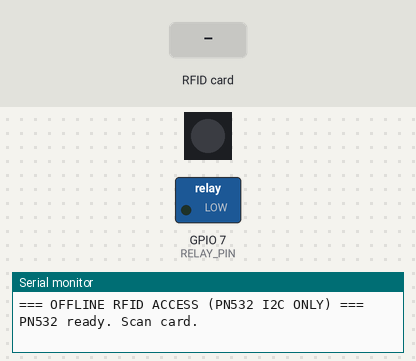
Bench run of a sketch on a simulated ESP32-S3. Parts: 1 RGB LEDs in strip order, left to right, switched loads named in the sketch (green lamp = pin HIGH), the last lines printed to the serial monitor. The inputs (shaded band) are chosen by the test bench. Dim RGB values are drawn brighter than linear.

Above: at 1.5 s.
1.6 s: RFID card 53 3E F9 03 held to the reader
At 1.9 s:
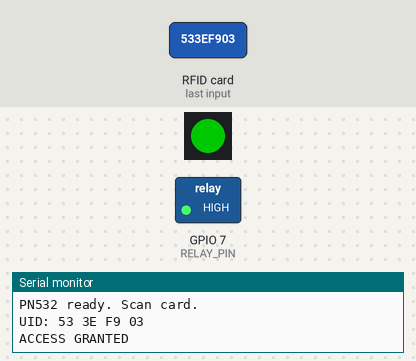
4.6 s: RFID card 5E 7A 19 C4 held to the reader
At 5.6 s:
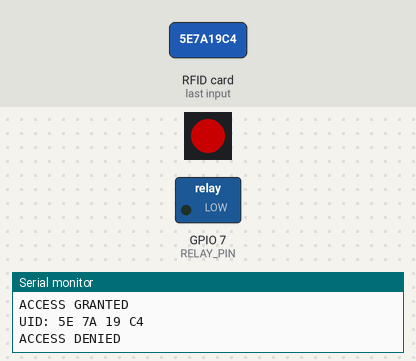
Timing chart, 0 to 7.6 s (numbered marks = the images above; inputs shaded):
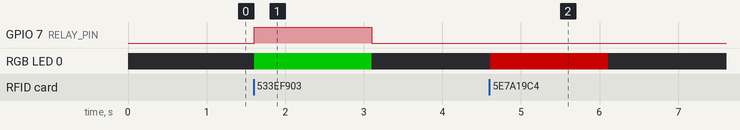

The sketch:

sketch_jan20b.ino
```cpp
#include <Wire.h>
#include <Adafruit_PN532.h>
#include <Adafruit_NeoPixel.h>

// ===== ESP32-S3 I2C PINS =====
#define I2C_SDA 5
#define I2C_SCL 6

// ===== RELAY =====
#define RELAY_PIN 7   // 1-channel relay on GPIO 7

// ===== PN532 I2C ONLY =====
Adafruit_PN532 nfc(-1, -1);

// ===== RGB LED =====
#define RGB_PIN     48
#define NUM_PIXELS  1
Adafruit_NeoPixel rgb_led(NUM_PIXELS, RGB_PIN, NEO_GRB + NEO_KHZ800);

// ===== AUTHORIZED UID =====
uint8_t allowedUID[] = { 0x53, 0x3E, 0xF9, 0x03 };
const uint8_t uidLength = 4;

void setup() {
  Serial.begin(115200);
  delay(300);

  Serial.println("=== OFFLINE RFID ACCESS (PN532 I2C ONLY) ===");

  // I2C init
  Wire.begin(I2C_SDA, I2C_SCL);

  // Relay init
  pinMode(RELAY_PIN, OUTPUT);
  digitalWrite(RELAY_PIN, LOW);   // Relay OFF at boot

  // RGB init
  rgb_led.begin();
  rgb_led.setBrightness(100);
  rgb_led.clear();
  rgb_led.show();

  // PN532 init
  nfc.begin();

  uint32_t versiondata = nfc.getFirmwareVersion();
  if (!versiondata) {
    Serial.println("PN532 not detected!");
    while (1);
  }

  nfc.SAMConfig();
  Serial.println("PN532 ready. Scan card.");
}

void loop() {
  uint8_t uid[7];
  uint8_t uidLen;

  if (nfc.readPassiveTargetID(PN532_MIFARE_ISO14443A, uid, &uidLen)) {

    Serial.print("UID: ");
    for (uint8_t i = 0; i < uidLen; i++) {
      if (uid[i] < 0x10) Serial.print("0");
      Serial.print(uid[i], HEX);
      Serial.print(" ");
    }
    Serial.println();

    if (isAuthorized(uid, uidLen)) {
      accessGranted();
    } else {
      accessDenied();
    }

    delay(1500);               // debounce
    digitalWrite(RELAY_PIN, LOW); // Relay OFF after delay
    rgb_led.clear();
    rgb_led.show();
  }
}

bool isAuthorized(uint8_t *uid, uint8_t uidLen) {
  if (uidLen != uidLength) return false;

  for (uint8_t i = 0; i < uidLength; i++) {
    if (uid[i] != allowedUID[i]) return false;
  }
  return true;
}

void accessGranted() {
  Serial.println("ACCESS GRANTED");
  rgb_led.setPixelColor(0, rgb_led.Color(0, 255, 0)); // Green
  rgb_led.show();

  digitalWrite(RELAY_PIN, HIGH); // Relay ON
}

void accessDenied() {
  Serial.println("ACCESS DENIED");
  rgb_led.setPixelColor(0, rgb_led.Color(255, 0, 0)); // Red
  rgb_led.show();
}
```

Measured:
- after the input at 1.6 s, GPIO 7 (RELAY_PIN): LOW → HIGH at once, → LOW 1.5 s later; RGB LED 0: off → RGB(0, 100, 0) at once, → off 1.5 s later
- after the input at 4.6 s, RGB LED 0: off → RGB(100, 0, 0) at once, → off 1.5 s later
